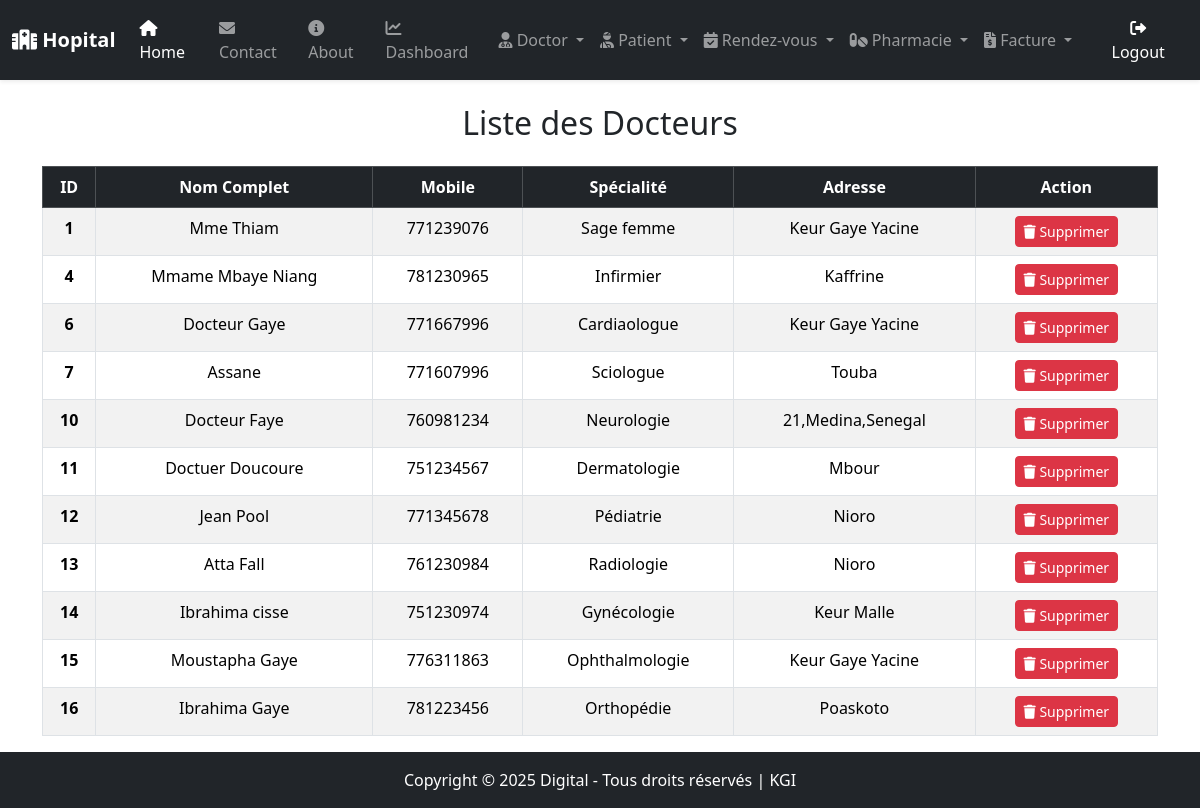
/view_doctor/ (signed in), run on the app's committed database.
### hopital/models.py (models this page shows, shortened)
class Doctor(models.Model):
    name = models.CharField(max_length=50, verbose_name="Nom du médecin")
    mobile = models.CharField(max_length=15, unique=True, verbose_name="Numéro de téléphone")
    email = models.EmailField(unique=True, null=True, blank=True, verbose_name="Email")
    specialite = models.CharField(max_length=100, verbose_name="Spécialité")
    adresse = models.TextField(null=True, blank=True, verbose_name="Adresse")

### hopital/views.py (the view)
# urls.py: path('view_doctor/', View_Doctor, name='view_doctor'),
def View_Doctor(request):
    if not request.user.is_staff:
        return redirect('login')
    doc = Doctor.objects.all()
    d = {'doc':doc}
    return render(request, 'view_doctor.html',d)  # ⛔ Mauvaise syntaxe

### hopital/templates/view_doctor.html
{% include "base.html" %}
{% include "navigation.html" %}
{% block content %}
<div class="container mt-4">
    <h2 class="text-center mb-4">Liste des Docteurs</h2>
    <div class="table-responsive">
        <table  id="example" class="table table-striped table-bordered table-hover text-center">
            <thead class="table-dark">
                <tr>
                    <th>ID</th>
                    <th>Nom Complet</th>
                    <th>Mobile</th>
                    <th>Spécialité</th>
                    <th>Adresse</th>
                    <th>Action</th>
                </tr>
            </thead>
            <tbody>
                {% for i in doc %}
                <tr>
                    <td><strong>{{ i.id }}</strong></td>
                    <td>{{ i.name }}</td>
                    <td>{{ i.mobile }}</td>
                    <td>{{ i.specialite }}</td>
                    <td>{{ i.adresse }}</td>
                    <td>
                        <a href="{% url 'delete_doctor' i.id %}"
                           onclick="return confirm('Êtes-vous sûr de vouloir supprimer ce docteur ?');"
                           class="btn btn-danger btn-sm">
                            <i class="fas fa-trash"></i> Supprimer
                        </a>
                    </td>
                </tr>
                {% empty %}
                <tr>
                    <td colspan="6" class="text-center text-muted">Aucun docteur trouvé</td>
                </tr>
                {% endfor %}
            </tbody>
        </table>
    </div>
</div>
{% endblock content %}
{% include "footer.html" %}

### hopital/templates/base.html (shortened to what this page needs)
<!DOCTYPE html>
{% load static %}
<html lang="fr">
<head>
  <link rel="stylesheet" href="https://cdnjs.cloudflare.com/ajax/libs/font-awesome/6.5.1/css/all.min.css">
  <link rel="stylesheet" href="https://cdn.jsdelivr.net/npm/bootstrap@5.3.2/dist/css/bootstrap.min.css">
  <link rel="stylesheet" href="https://cdn.datatables.net/2.2.2/css/dataTables.dataTables.css">
  <link rel="stylesheet" href="https://cdn.datatables.net/buttons/3.2.2/css/buttons.dataTables.css">
  <link rel="stylesheet" type="text/css" href="{% static 'css/mystyle.css' %}">
</head>
<body>
</body>
</html>

### hopital/templates/navigation.html (shortened to what this page needs)
{% load static %}
<nav class="navbar navbar-expand-lg navbar-dark bg-dark shadow-sm">
    <div class="container-fluid">
        <a class="navbar-brand fw-bold" href="{% url 'home' %}">
            <i class="fas fa-hospital"></i> Hopital
        </a>
        <div class="collapse navbar-collapse" id="navbarNav">
            <ul class="navbar-nav ms-auto align-items-center">
                <li class="nav-item">
                    <a class="nav-link active" href="{% url 'home' %}">
                        <i class="fas fa-home"></i> Home
                    </a>
                </li>
                <li class="nav-item">
                    <a class="nav-link" href="{% url 'contact' %}">
                        <i class="fas fa-envelope"></i> Contact
                    </a>
                </li>
                <li class="nav-item">
                    <a class="nav-link" href="{% url 'about' %}">
                        <i class="fas fa-info-circle"></i> About
                    </a>
                </li>
                {% if request.user.is_staff %}
                <li class="nav-item">
                    <a class="nav-link" href="{% url 'dashboard' %}">
                        <i class="fas fa-chart-line"></i> Dashboard
                    </a>
                </li>
                <li class="nav-item dropdown">
                    <a class="nav-link dropdown-toggle" href="#" role="button" data-bs-toggle="dropdown">
                        <i class="fas fa-user-md"></i> Doctor
                    </a>
                </li>
                <li class="nav-item dropdown">
                    <a class="nav-link dropdown-toggle" href="#" role="button" data-bs-toggle="dropdown">
                        <i class="fas fa-user-injured"></i> Patient
                    </a>
                </li>
                <li class="nav-item dropdown">
                    <a class="nav-link dropdown-toggle" href="#" role="button" data-bs-toggle="dropdown">
                        <i class="fas fa-calendar-check"></i> Rendez-vous
                    </a>
                </li>
                <li class="nav-item dropdown">
                    <a class="nav-link dropdown-toggle" href="#" role="button" data-bs-toggle="dropdown">
                        <i class="fas fa-pills"></i> Pharmacie
                    </a>
                </li>
                <li class="nav-item dropdown">
                    <a class="nav-link dropdown-toggle" href="#" role="button" data-bs-toggle="dropdown">
                        <i class="fas fa-file-invoice-dollar"></i> Facture
                    </a>
                </li>
                <li class="nav-item">
                    <a class="nav-link btn btn-danger text-white px-3 py-1 ms-2" href="{% url 'logout_admin' %}">
                        <i class="fas fa-sign-out-alt"></i> Logout
                    </a>
                </li>
                {% endif %}
            </ul>
        </div>
    </div>
</nav>
<link rel="stylesheet" href="https://cdnjs.cloudflare.com/ajax/libs/font-awesome/6.0.0/css/all.min.css">

### hopital/templates/footer.html
<footer class="footer-bottom bg-dark text-white text-center py-3 ">
    <div class="container">
        <p class="mb-0">Copyright © 2025 Digital - Tous droits réservés | KGI</p>
    </div>
</footer>

### data on the page
Doctor: id "1", name "Mme Thiam", mobile "771239076", specialite "Sage femme", adresse "Keur Gaye Yacine"
Doctor: id "4", name "Mmame Mbaye Niang", mobile "781230965", specialite "Infirmier", adresse "Kaffrine"
Doctor: id "6", name "Docteur Gaye", mobile "771667996", specialite "Cardiaologue", adresse "Keur Gaye Yacine"
Doctor: id "7", name "Assane", mobile "771607996", specialite "Sciologue", adresse "Touba"
Doctor: id "10", name "Docteur Faye", mobile "760981234", specialite "Neurologie", adresse "21,Medina,Senegal"
Doctor: id "11", name "Doctuer Doucoure", mobile "751234567", specialite "Dermatologie", adresse "Mbour"
Doctor: id "12", name "Jean Pool", mobile "771345678", specialite "Pédiatrie", adresse "Nioro"
Doctor: id "13", name "Atta Fall", mobile "761230984", specialite "Radiologie", adresse "Nioro"
Doctor: id "14", name "Ibrahima cisse", mobile "751230974", specialite "Gynécologie", adresse "Keur Malle"
Doctor: id "15", name "Moustapha Gaye", mobile "776311863", specialite "Ophthalmologie", adresse "Keur Gaye Yacine"
Doctor: id "16", name "Ibrahima Gaye", mobile "781223456", specialite "Orthopédie", adresse "Poaskoto"
